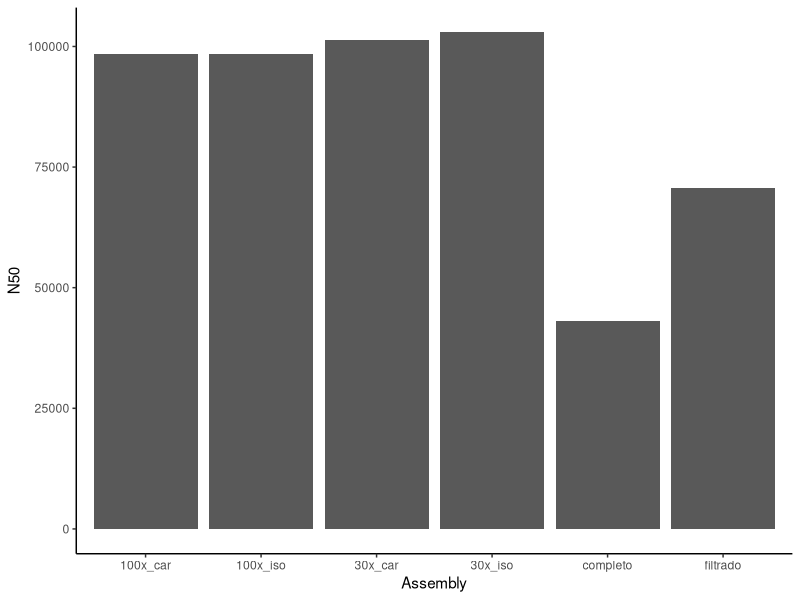

This chart was generated by the following R code:
# ESTADO: PLANIFICADO (Sección 2.9). Gráfico del N50 de los ensamblados comparados con QUAST.
# Ejecutar desde la carpeta del proyecto: Rscript analisis/grafico_n50_planificado.R
library(ggplot2)
q <- read.delim("10_depth/quast_comp/transposed_report.tsv", check.names = FALSE)
ggplot(q, aes(Assembly, N50)) + geom_col() + theme_classic()
